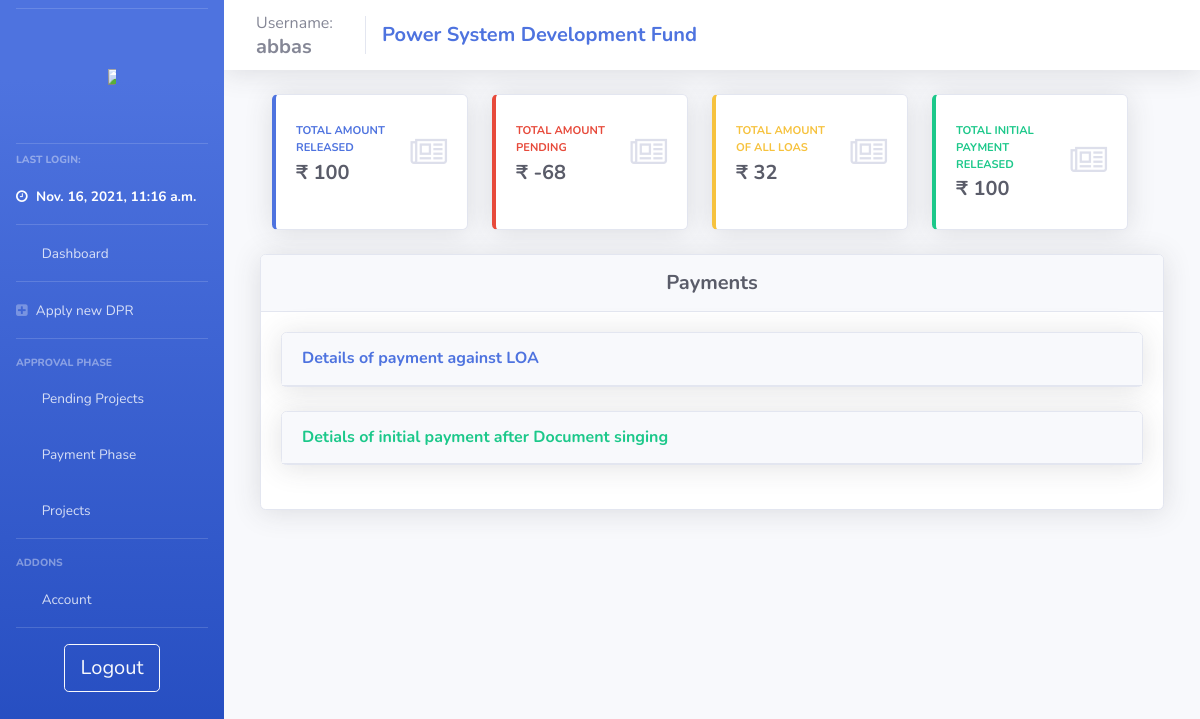
/user_view_all_pays/ (signed in), run on an earlier commit of the app's database.
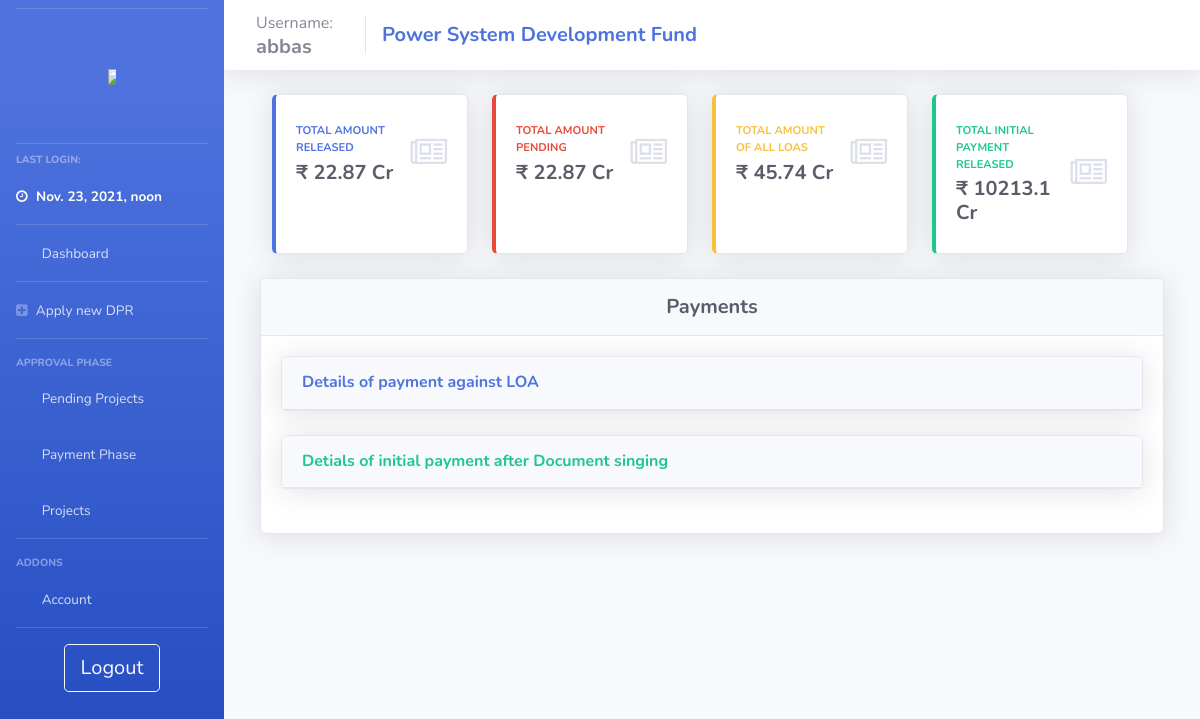
And on a later commit of the database.
### psdf_main/models.py (models this page shows)
class users(models.Model):
    username = models.CharField(max_length=200, null = False, unique = True)
    password = models.CharField(max_length=200, null = True)
    nodal = models.CharField(max_length=200, null = True)
    region = models.CharField(max_length=20, null = True)
    email = models.TextField(max_length=50, null=True)
    utilname = models.CharField(max_length=400, null = True)
    contact = models.CharField(max_length=10, null = True)
    address = models.CharField(max_length=500, null = True)
    reqdate = models.DateField(auto_now_add=True,null = True)
    aprdate = models.DateField( null = True)
    lastlogin = models.DateTimeField(null = True)
    admin = models.BooleanField(default=False)
    auditor = models.BooleanField(default=False)
    active = models.BooleanField(default=False)
    activate = models.BooleanField(default=False)
    notification = models.TextField(null=True)
    tpd = models.TextField(null=True)

### psdf_main/user_viewall.py (the view)
# urls.py: path('user_view_all_pays/', views.user_view_all_pays, name="user_view_all_pays"),
def user_view_all_pays(request):
    if useronline(request):
        context = full_user_context(request)
        thisuser = getuser(request)
        context['all_pays'] = payment.objects.filter(user = thisuser)
        paytotal = 0
        for pay in context['all_pays']:
            paytotal = paytotal + int(pay.amount)
        context['paytotal'] = paytotal
        loatotal = 0
        loas = loadata.objects.filter(user = thisuser)
        for loa in loas:
            loatotal = loatotal + int(loa.amt)
        context['loatotal'] = loatotal
        context['pendingamt'] = loatotal - paytotal
        init_pays = init_payment.objects.filter(user = thisuser)
        totalinit = 0
        for init in init_pays:
            totalinit = totalinit + int(init.amount)
        context['totalinit'] = totalinit
        context['all_init_pays'] = init_payment.objects.filter(user = thisuser)
        return render(request,'psdf_main/_user_view_pays.html',context)
    else:
        return oops(request)

### psdf_main/helpers.py (called while the page is built)
def useronline(request):
    if (request.session.has_key('user')):
        return True
    else:
        return False

def getuser(request):
    try:
        return users.objects.filter(username = request.session['user'])[:1].get()
    except:
        return oops(request)

### psdf_main/templatetags/custom_tags.py (called while the page is built)
@register.simple_tag
def roundoff(abc):
    if len(str(abc))>=8:
        return str(round(float(abc)/10000000,2))+' Cr'
    if len(str(abc))>=6:
        return str(round(float(abc)/100000,2))+' Lakhs'
    else:
        return str(abc)

### psdf_main/templates/psdf_main/_user_view_pays.html (shortened to what the changed rows need)
{% extends 'psdf_main/includes/layout.html'%} {% load custom_tags %}{% load static %} {% block body %}
<div class="row container-fluid">
    <div class="col-xl-3 col-md-6 mb-4">
        <div class="card border-left-primary shadow h-100 py-2">
            <div class="card-body">
                <div class="row no-gutters align-items-center">
                    <div class="col mr-2">
                        <div class="text-xs font-weight-bold text-primary text-uppercase mb-1">
                            Total amount released</div>
                        <div class="h5 mb-0 font-weight-bold text-gray-800">₹ {% roundoff paytotal %}</div>
                    </div>
                </div>
            </div>
        </div>
    </div>
    <div class="col-xl-3 col-md-6 mb-4">
        <div class="card border-left-danger shadow h-100 py-2">
            <div class="card-body">
                <div class="row no-gutters align-items-center">
                    <div class="col mr-2">
                        <div class="text-xs font-weight-bold text-danger text-uppercase mb-1">
                            Total amount pending</div>
                        <div class="h5 mb-0 font-weight-bold text-gray-800">₹ {% roundoff pendingamt %}</div>
                    </div>
                </div>
            </div>
        </div>
    </div>
    <div class="col-xl-3 col-md-6 mb-4">
        <div class="card border-left-warning shadow h-100 py-2">
            <div class="card-body">
                <div class="row no-gutters align-items-center">
                    <div class="col mr-2">
                        <div class="text-xs font-weight-bold text-warning text-uppercase mb-1">
                            Total amount of all LOAs</div>
                        <div class="h5 mb-0 font-weight-bold text-gray-800">₹ {% roundoff loatotal %}</div>
                    </div>
                </div>
            </div>
        </div>
    </div>
    <div class="col-xl-3 col-md-6 mb-4">
        <div class="card border-left-success shadow h-100 py-2">
            <div class="card-body">
                <div class="row no-gutters align-items-center">
                    <div class="col mr-2">
                        <div class="text-xs font-weight-bold text-success text-uppercase mb-1">
                            Total initial payment released</div>
                        <div class="h5 mb-0 font-weight-bold text-gray-800">₹ {% roundoff totalinit %}</div>
                    </div>
                </div>
            </div>
        </div>
    </div>
</div>
{% endblock %}

### psdf_main/templates/psdf_main/includes/layout.html (shortened to what this page needs)
{% load static %}
<!DOCTYPE html>
<html>
<head>
    <link rel="stylesheet" href="{% static '/css/base.css' %}" type="text/css">
    <link href="{% static 'css/sb-admin-2.min.css' %}" rel="stylesheet" type="text/css">
    <link href="{% static 'vendor1/fontawesome-free/css/all.css' %}" rel="stylesheet" type="text/css">
    <link rel="stylesheet" href="https://cdnjs.cloudflare.com/ajax/libs/font-awesome/4.7.0/css/font-awesome.min.css">
</head>
<body id="page-top">
    <div id="wrapper">
        {% include 'psdf_main/includes/_navbar.html'%}
        <div id="content-wrapper" class="d-flex flex-column">
            <nav class="navbar navbar-expand navbar-light bg-white topbar mb-4 static-top shadow">
                <div class="sidebar-brand-text mx-3">Username:
                    <h5 class="m-0 font-weight-bold">{{user.username}}</h5>
                </div>
                <div class="navbar-brand">
                    <h5 class="m-0 font-weight-bold text-primary">Power System Development Fund</h5>
                </div>
            </nav>
            <div id="content">
                <div class="container-fluid">
                    {% block body %} {% endblock %}
                </div>
            </div>
        </div>
    </div>
</body>
</html>

### psdf_main/templates/psdf_main/includes/_navbar.html (shortened to what this page needs)
{% load static %}
<ul class="navbar-nav bg-gradient-primary sidebar sidebar-dark accordion" id="accordionSidebar">
    <hr class="sidebar-divider my-2"><br>
    <a class="sidebar-brand d-flex align-items-center justify-content-center" href="{% url ''%}">
        <div class="">
            <img src="{% static 'images/posocologo.png' %}" style="max-width:50%; max-height:50%;">
        </div>
    </a>
    <br>
    <hr class="sidebar-divider my-2">
    <div class="sidebar-heading">
        Last Login:
    </div>
    <li class="nav-item active">
        <a class="nav-link" href="/">
            <i class="fa fa-clock-o"></i>
            <span>{{user.lastlogin}}</span></a>
    </li>
    <hr class="sidebar-divider my-0">
    <li class="nav-item">
        <a class="nav-link" href="{% url '' %}">
            <i class="fas fa-fw fa-tachometer-alt"></i>
            <span>Dashboard</span></a>
    </li>
    <hr class="sidebar-divider my-0">
    <li class="nav-item">
        <a class="nav-link" href="{% url 'newdpr' %}">
            <i class="fa fa-plus-square"></i>
            <span>Apply new DPR</span></a>
    </li>
    <hr class="sidebar-divider">
    <div class="sidebar-heading">
        Approval Phase
    </div>
    <li class="nav-item">
        <a class="nav-link collapsed" href="#" data-toggle="collapse" data-target="#collapseTwo" aria-expanded="true" aria-controls="collapseTwo">
            <i class="fas fa-fw fa-cog"></i>
            <span>Pending Projects</span>
        </a>
    </li>
    <li class="nav-item">
        <a class="nav-link collapsed" href="#" data-toggle="collapse" data-target="#collapseThree" aria-expanded="true" aria-controls="collapseThree">
            <i class="fas fa-fw fa-bank"></i>
            <span>Payment Phase</span>
        </a>
    </li>
    <li class="nav-item">
        <a class="nav-link collapsed" href="#" data-toggle="collapse" data-target="#collapseUtilities" aria-expanded="true" aria-controls="collapseUtilities">
            <i class="fas fa-fw fa-wrench"></i>
            <span>Projects</span>
        </a>
    </li>
    <hr class="sidebar-divider">
    <div class="sidebar-heading">
        Addons
    </div>
    <li class="nav-item">
        <a class="nav-link collapsed" href="#" data-toggle="collapse" data-target="#collapsePages" aria-expanded="true" aria-controls="collapsePages">
            <i class="fas fa-fw fa-folder"></i>
            <span>Account</span>
        </a>
    </li>
    <hr class="sidebar-divider d-none d-md-block">
    <div class="text-center d-none d-md-inline">
        <a class="btn btn-lg btn-outline-light btn-wrap-text" href="{% url 'logout' %}"> Logout</a>
    </div>
</ul>

What changed in the data, as far as the page shows it:
changed users "abbas": lastlogin "Nov. 16, 2021, 11:16 a.m." → "Nov. 23, 2021, noon"
Also different on the page:
text no longer shown: "100 -68 32 100"
text now shown: "22.87 Cr 22.87 Cr 45.74 Cr 10213.1 Cr"
